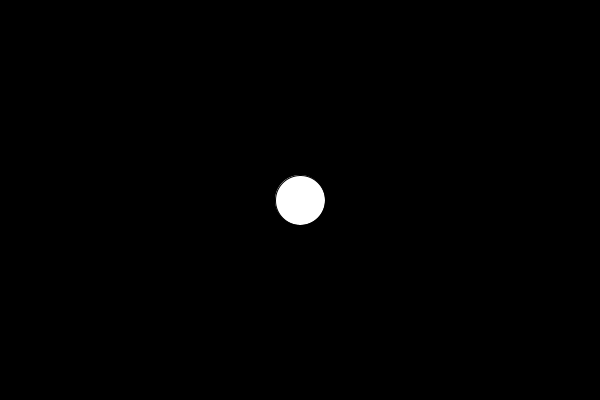
Frame 1 (no input)
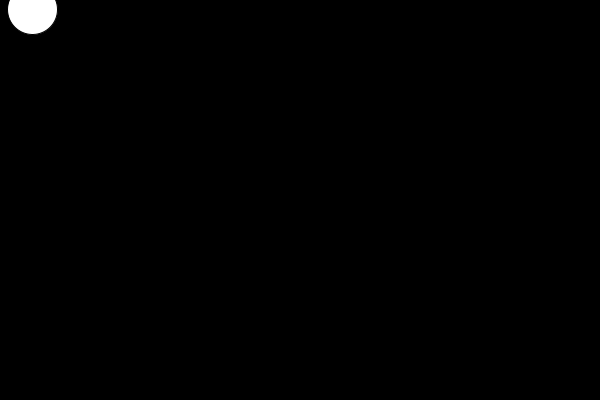
Frame 60 (the mouse pressed at the canvas centre just before this capture)
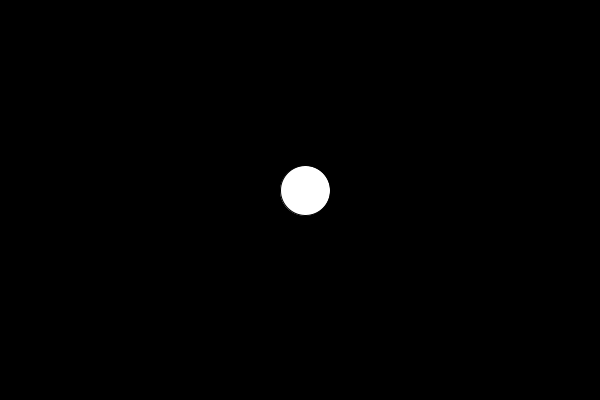
Frame 120 (the mouse held since frame 60 and released just before this capture)

The Processing sketch that drew these frames (run headless with seeded random() and noise(); from frame 60 on, the mouse is pressed at the canvas centre):

// Processing sketch: week1_quiz_CircleEasing
// ── week1_quiz_CircleEasing.pde
float xPos, yPos;
float speed = 1;
float easeAmount =.05;

void setup() {
  size(600, 400);
  xPos = width*.5;
  yPos = height*.5;
}

void draw() {
  background(0);
  fill(255);
  ellipse(xPos, yPos, 50, 50);

  xPos = xPos + speed;
  if ((xPos>width)||(xPos<0)) {
    speed = speed * -1;
  }
  // reference to processing website Easing\examples
  float X = mouseX;
  float distanceX = X - xPos;
  xPos += distanceX * easeAmount;
  float Y = mouseY;
  float distanceY = Y - yPos;
  yPos += distanceY * easeAmount;
}
